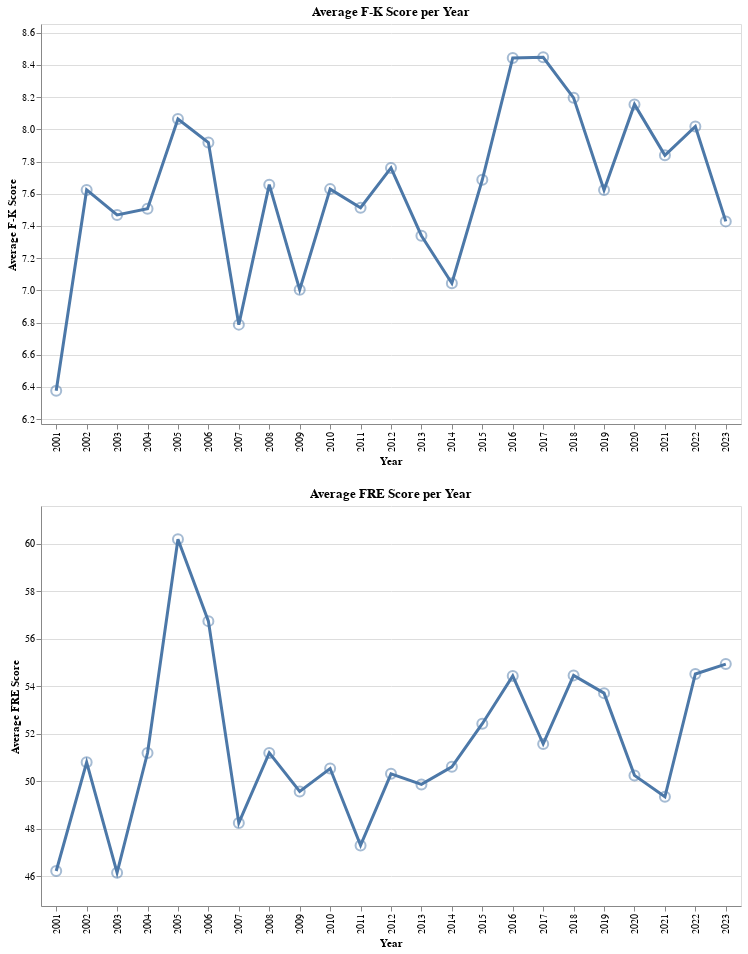

Notebook cell for this chart:
### Code cell
# Create line chart for F-K scores
import pandas as pd
import altair as alt

avg_scores = df.groupby('Year').agg({'Opinion 1 F-K Score': 'mean', 'Opinion 1 FRE Score': 'mean'}).reset_index()

# Create the nearest selection
nearest = alt.selection_point(on='mouseover', nearest=True, empty='none', fields=['Year'])

# Calculate the y-axis range for F-K scores
fk_min = avg_scores['Opinion 1 F-K Score'].min()
fk_max = avg_scores['Opinion 1 F-K Score'].max()
fk_range = [fk_min - (fk_max - fk_min) * 0.1, fk_max + (fk_max - fk_min) * 0.1]

# Create line chart for F-K scores
fk_line = alt.Chart(avg_scores).mark_line(strokeWidth=3).encode(
    x=alt.X('Year:O', title='Year'),
    y=alt.Y('Opinion 1 F-K Score:Q', title='Average F-K Score', scale=alt.Scale(domain=fk_range))
)

# Create scatter plot for F-K scores with points
fk_points = alt.Chart(avg_scores).mark_point(size=100).encode(
    x=alt.X('Year:O', title='Year'),
    y=alt.Y('Opinion 1 F-K Score:Q', title='Average F-K Score', scale=alt.Scale(domain=fk_range)),
    tooltip=[
        alt.Tooltip('Year:O', title='Year'),
        alt.Tooltip('Opinion 1 F-K Score:Q', title='Average F-K Score')
    ],
    opacity=alt.condition(nearest, alt.value(1), alt.value(0.5))
).add_params(
    nearest
)

# Combine the line chart and points for F-K chart
fk_chart = alt.layer(fk_line, fk_points).properties(
    title='Average F-K Score per Year',
    width=700,
    height=400
)

# Calculate the y-axis range for FRE scores
fre_min = avg_scores['Opinion 1 FRE Score'].min()
fre_max = avg_scores['Opinion 1 FRE Score'].max()
fre_range = [fre_min - (fre_max - fre_min) * 0.1, fre_max + (fre_max - fre_min) * 0.1]

# Create line chart for FRE scores
fre_line = alt.Chart(avg_scores).mark_line(strokeWidth=3).encode(
    x=alt.X('Year:O', title='Year'),
    y=alt.Y('Opinion 1 FRE Score:Q', title='Average FRE Score', scale=alt.Scale(domain=fre_range))
)

# Create scatter plot for FRE scores with points
fre_points = alt.Chart(avg_scores).mark_point(size=100).encode(
    x=alt.X('Year:O', title='Year'),
    y=alt.Y('Opinion 1 FRE Score:Q', title='Average FRE Score', scale=alt.Scale(domain=fre_range)),
    tooltip=[
        alt.Tooltip('Year:O', title='Year'),
        alt.Tooltip('Opinion 1 FRE Score:Q', title='Average FRE Score')
    ],
    opacity=alt.condition(nearest, alt.value(1), alt.value(0.5))
).add_params(
    nearest
)

# Combine the line chart and points for FRE chart
fre_chart = alt.layer(fre_line, fre_points).properties(
    title='Average FRE Score per Year',
    width=700,
    height=400
)

# Display the charts
fk_chart & fre_chart

### Figure 1 — Vega-Lite specification as saved in the notebook (floating-point values rounded to 4 significant figures)
{"config": {"view": {"continuousWidth": 300, "continuousHeight": 300}}, "vconcat": [{"layer": [{"mark": {"type": "line", "strokeWidth": 3}, "encoding": {"x": {"field": "Year", "title": "Year", "type": "ordinal"}, "y": {"field": "Opinion 1 F-K Score", "scale": {"domain": [6.17, 8.654]}, "title": "Average F-K Score", "type": "quantitative"}}}, {"mark": {"type": "point", "size": 100}, "encoding": {"opacity": {"condition": {"param": "param_50", "value": 1, "empty": false}, "value": 0.5}, "tooltip": [{"field": "Year", "title": "Year", "type": "ordinal"}, {"field": "Opinion 1 F-K Score", "title": "Average F-K Score", "type": "quantitative"}], "x": {"field": "Year", "title": "Year", "type": "ordinal"}, "y": {"field": "Opinion 1 F-K Score", "scale": {"domain": [6.17, 8.654]}, "title": "Average F-K Score", "type": "quantitative"}}, "name": "view_51"}], "height": 400, "title": "Average F-K Score per Year", "width": 700}, {"layer": [{"mark": {"type": "line", "strokeWidth": 3}, "encoding": {"x": {"field": "Year", "title": "Year", "type": "ordinal"}, "y": {"field": "Opinion 1 FRE Score", "scale": {"domain": [44.75, 61.59]}, "title": "Average FRE Score", "type": "quantitative"}}}, {"mark": {"type": "point", "size": 100}, "encoding": {"opacity": {"condition": {"param": "param_50", "value": 1, "empty": false}, "value": 0.5}, "tooltip": [{"field": "Year", "title": "Year", "type": "ordinal"}, {"field": "Opinion 1 FRE Score", "title": "Average FRE Score", "type": "quantitative"}], "x": {"field": "Year", "title": "Year", "type": "ordinal"}, "y": {"field": "Opinion 1 FRE Score", "scale": {"domain": [44.75, 61.59]}, "title": "Average FRE Score", "type": "quantitative"}}, "name": "view_52"}], "height": 400, "title": "Average FRE Score per Year", "width": 700}], "data": {"name": "data-d63b6f34dfda3c09fe12508cd95ad7e0"}, "params": [{"name": "param_50", "select": {"type": "point", "fields": ["Year"], "nearest": true, "on": "mouseover"}, "views": ["view_51", "view_52"]}], "$schema": "https://vega.github.io/schema/vega-lite/v5.20.1.json", "datasets": {"data-d63b6f34dfda3c09fe12508cd95ad7e0": [{"Year": 2001, "Opinion 1 F-K Score": 6.377, "Opinion 1 FRE Score": 46.22}, {"Year": 2002, "Opinion 1 F-K Score": 7.623, "Opinion 1 FRE Score": 50.79}, {"Year": 2003, "Opinion 1 F-K Score": 7.468, "Opinion 1 FRE Score": 46.15}, {"Year": 2004, "Opinion 1 F-K Score": 7.506, "Opinion 1 FRE Score": 51.19}, {"Year": 2005, "Opinion 1 F-K Score": 8.064, "Opinion 1 FRE Score": 60.19}, {"Year": 2006, "Opinion 1 F-K Score": 7.917, "Opinion 1 FRE Score": 56.74}, {"Year": 2007, "Opinion 1 F-K Score": 6.787, "Opinion 1 FRE Score": 48.25}, {"Year": 2008, "Opinion 1 F-K Score": 7.656, "Opinion 1 FRE Score": 51.19}, {"Year": 2009, "Opinion 1 F-K Score": 7.004, "Opinion 1 FRE Score": 49.57}, {"Year": 2010, "Opinion 1 F-K Score": 7.629, "Opinion 1 FRE Score": 50.54}, {"Year": 2011, "Opinion 1 F-K Score": 7.513, "Opinion 1 FRE Score": 47.3}, {"Year": 2012, "Opinion 1 F-K Score": 7.76, "Opinion 1 FRE Score": 50.31}, {"Year": 2013, "Opinion 1 F-K Score": 7.339, "Opinion 1 FRE Score": 49.87}, {"Year": 2014, "Opinion 1 F-K Score": 7.044, "Opinion 1 FRE Score": 50.61}, {"Year": 2015, "Opinion 1 F-K Score": 7.687, "Opinion 1 FRE Score": 52.42}, {"Year": 2016, "Opinion 1 F-K Score": 8.443, "Opinion 1 FRE Score": 54.43}, {"Year": 2017, "Opinion 1 F-K Score": 8.447, "Opinion 1 FRE Score": 51.57}, {"Year": 2018, "Opinion 1 F-K Score": 8.195, "Opinion 1 FRE Score": 54.46}, {"Year": 2019, "Opinion 1 F-K Score": 7.623, "Opinion 1 FRE Score": 53.71}, {"Year": 2020, "Opinion 1 F-K Score": 8.155, "Opinion 1 FRE Score": 50.25}, {"Year": 2021, "Opinion 1 F-K Score": 7.838, "Opinion 1 FRE Score": 49.34}, {"Year": 2022, "Opinion 1 F-K Score": 8.017, "Opinion 1 FRE Score": 54.52}, {"Year": 2023, "Opinion 1 F-K Score": 7.428, "Opinion 1 FRE Score": 54.93}]}}
